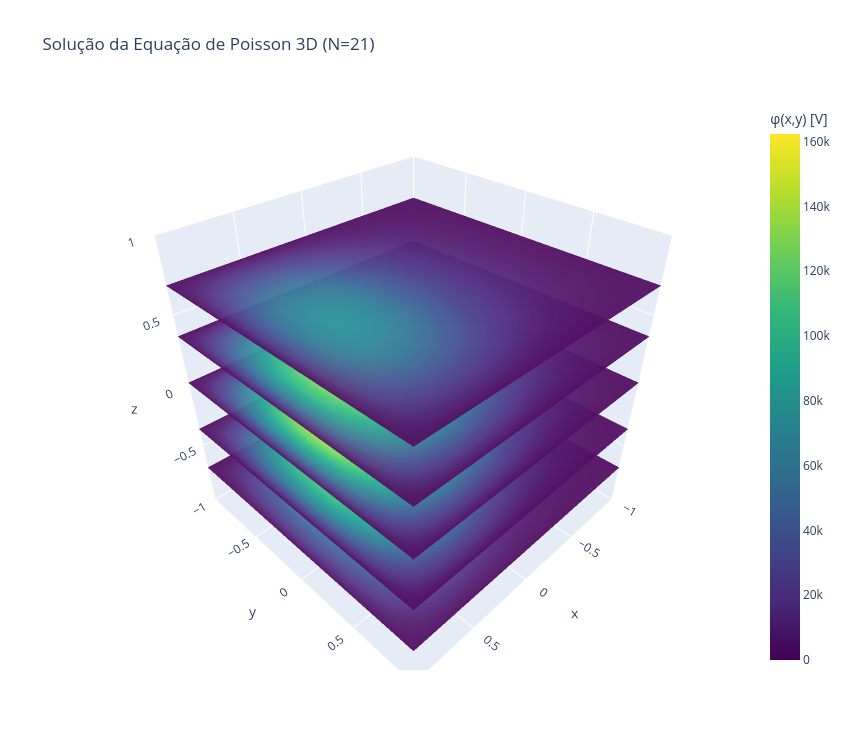

Notebook cell for this chart:
### Code cell
# =============================================================
# Equação de Poisson 3D — Método Espectral Galerkin-colocação
# ∇²u = f(x,y,z),  u = u_bc em ∂Ω
# Domínio: [-1,1]^3
# Densidade de carga: kink suave (softplus) modulado por senos
#   ρ(x,y,z) = A · softplus(k(x - x0)) · sin(πy) · sin(πz)
#   f = -ρ/ε₀
# =============================================================

# -------------------------------------------------------------
# parâmetros e pontos de colocação em cada direção
# -------------------------------------------------------------
N              = 20
xmin, xmax     = -1.0, 1.0
ymin, ymax     = -1.0, 1.0
zmin, zmax     = -1.0, 1.0

j    = np.arange(N + 1)
xi   = np.cos(np.pi * j / N)

x    = 0.5 * (xmin + xmax) + 0.5 * (xmax - xmin) * xi
y    = 0.5 * (ymin + ymax) + 0.5 * (ymax - ymin) * xi
z    = 0.5 * (zmin + zmax) + 0.5 * (zmax - zmin) * xi

Xg, Yg, Zg = np.meshgrid(x, y, z, indexing="ij")

# -------------------------------------------------------------
# matriz de diferenciação espectral em 1D
# -------------------------------------------------------------
c       = np.ones(N + 1)
c[0]    = 2.0
c[-1]   = 2.0
c       = c * ((-1.0) ** j)

Xm      = np.tile(xi, (N + 1, 1)).T
dXm     = Xm - Xm.T
D_ref   = np.outer(c, 1.0 / c) / (dXm + np.eye(N + 1))
D_ref  -= np.diag(D_ref.sum(axis=1))

Dx      = (2.0 / (xmax - xmin)) * D_ref
Dy      = (2.0 / (ymax - ymin)) * D_ref
Dz      = (2.0 / (zmax - zmin)) * D_ref

D2x     = Dx @ Dx
D2y     = Dy @ Dy
D2z     = Dz @ Dz

# -------------------------------------------------------------
# laplaciano 3D
# -------------------------------------------------------------
I       = np.eye(N + 1)
Lap     = (np.kron(np.kron(D2x, I), I)
         + np.kron(np.kron(I, D2y), I)
         + np.kron(np.kron(I, I), D2z))

# -------------------------------------------------------------
# densidade de carga com kink suave e termo fonte
# -------------------------------------------------------------
eps0   = 8.8541878128e-12

# parâmetros da fonte tipo kink
A      = 100.0e-8       # amplitude em C/m³
k      = 30.0           # nitidez do kink (maior = mais abrupto)
x0     = 0.0            # posição da transição em x

# softplus: aproximação suave da função de Heaviside
softplus = lambda s: np.log1p(np.exp(-np.abs(s))) + np.maximum(s, 0.0)
# (fórmula numericamente estável: para s grande, softplus(s) ≈ s;
#  para s pequeno/negativo, softplus(s) ≈ log(1 + e^s))

rho = A * softplus(k * (Xg - x0)) \
        * np.sin(np.pi * (Yg + 1) / 2.0) \
        * np.sin(np.pi * (Zg + 1) / 2.0)

f = -rho / eps0

f_flat = f.ravel(order="F")

# -------------------------------------------------------------
# condições de contorno de Dirichlet homogêneas (u = 0 em ∂Ω)
# -------------------------------------------------------------
A_mat = Lap.copy()
rhs   = f_flat.copy()

mask_bc = np.zeros((N + 1, N + 1, N + 1), dtype=bool)
mask_bc[0, :, :] = True;  mask_bc[-1, :, :] = True
mask_bc[:, 0, :] = True;  mask_bc[:, -1, :] = True
mask_bc[:, :, 0] = True;  mask_bc[:, :, -1] = True
idx_bc = np.where(mask_bc.ravel(order="F"))[0]

A_mat[idx_bc, :]      = 0.0
A_mat[idx_bc, idx_bc] = 1.0
rhs[idx_bc]           = 0.0

# -------------------------------------------------------------
# solução do sistema linear
# -------------------------------------------------------------
u_flat = solve(A_mat, rhs)
u      = u_flat.reshape((N + 1, N + 1, N + 1), order="F")

# -------------------------------------------------------------
# diagnóstico
# -------------------------------------------------------------
residuo = norm((Lap @ u_flat - f_flat)[~mask_bc.ravel(order="F")], ord=np.inf)

print("=" * 55)
print(f"N = {N + 1} por direção  |  Pontos da Malha Numérica = {(N+1)**3}")
print(f"Resíduo interior L∞: {residuo:.3e}")
print(f"Potencial máximo: {u.max():.3e} V")
print(f"Potencial mínimo: {u.min():.3e} V")
print("=" * 55)

# -------------------------------------------------------------
# visualização da solução numérica em cortes centrais
# -------------------------------------------------------------
k_mid = N // 2
fig, axes = plt.subplots(1, 3, figsize=(15, 4.2))

im0 = axes[0].imshow(u[:, :, k_mid].T, origin="lower",
                     extent=[xmin, xmax, ymin, ymax], cmap="viridis")
axes[0].set_title(f"Solução Numérica (z = {z[k_mid]:.2f})")
axes[0].set_xlabel("x"); axes[0].set_ylabel("y")
plt.colorbar(im0, ax=axes[0])

im1 = axes[1].imshow(u[:, k_mid, :].T, origin="lower",
                     extent=[xmin, xmax, zmin, zmax], cmap="viridis")
axes[1].set_title(f"Solução Numérica (y = {y[k_mid]:.2f})")
axes[1].set_xlabel("x"); axes[1].set_ylabel("z")
plt.colorbar(im1, ax=axes[1])

im2 = axes[2].imshow(u[k_mid, :, :].T, origin="lower",
                     extent=[ymin, ymax, zmin, zmax], cmap="viridis")
axes[2].set_title(f"Solução Numérica (x = {x[k_mid]:.2f})")
axes[2].set_xlabel("y"); axes[2].set_ylabel("z")
plt.colorbar(im2, ax=axes[2])

plt.tight_layout(); plt.show()

# -----------------------------------------------------------------------------
# visualização do campo u(x,y,z) com cortes apenas na direção z
# -----------------------------------------------------------------------------

Ng = 60
xg = np.linspace(xmin, xmax, Ng)
yg = np.linspace(ymin, ymax, Ng)
zg = np.linspace(zmin, zmax, Ng)
Xgr, Ygr, Zgr = np.meshgrid(xg, yg, zg, indexing="ij")

interp_u = RegularGridInterpolator((x, y, z), u, method="linear",
                                   bounds_error=False, fill_value=0.0)
Ugrid = interp_u(np.stack([Xgr.ravel(), Ygr.ravel(), Zgr.ravel()], axis=-1)
                 ).reshape(Ng, Ng, Ng)

# níveis de z nos quais queremos ver o potencial no plano xy
z_levels = [-0.7, -0.35, 0.0, 0.35, 0.7]
kz_list  = [int(round((zl - zmin) / (zmax - zmin) * (Ng - 1))) for zl in z_levels]

fig = go.Figure()

for i, kz in enumerate(kz_list):
    fig.add_trace(go.Surface(
        x=Xgr[:, :, kz],
        y=Ygr[:, :, kz],
        z=np.full((Ng, Ng), zg[kz]),
        surfacecolor=Ugrid[:, :, kz],
        colorscale="Viridis",
        cmin=Ugrid.min(), cmax=Ugrid.max(),
        showscale=(i == len(kz_list) - 1),
        colorbar=dict(title="φ(x,y) [V]", x=1.02) if i == len(kz_list) - 1 else None,
        opacity=0.95,
        name=f"z = {zg[kz]:.2f}",
    ))

fig.update_layout(
    title=f"Solução da Equação de Poisson 3D (N={N + 1})",
    scene=dict(
        xaxis_title="x", yaxis_title="y", zaxis_title="z",
        xaxis=dict(range=[xmin, xmax]),
        yaxis=dict(range=[ymin, ymax]),
        zaxis=dict(range=[zmin, zmax]),
        aspectmode="cube",
    ),
    width=850, height=750,
)

fig.show()

# -------------------------------------------------------------
# visualização da densidade de carga com kink
# -------------------------------------------------------------
fig_rho, axes_rho = plt.subplots(1, 3, figsize=(15, 4.2))

im0 = axes_rho[0].imshow(rho[:, :, k_mid].T, origin="lower",
                         extent=[xmin, xmax, ymin, ymax], cmap="inferno")
axes_rho[0].set_title(f"Densidade ρ (z = {z[k_mid]:.2f})")
axes_rho[0].set_xlabel("x"); axes_rho[0].set_ylabel("y")
plt.colorbar(im0, ax=axes_rho[0])

im1 = axes_rho[1].imshow(rho[:, k_mid, :].T, origin="lower",
                         extent=[xmin, xmax, zmin, zmax], cmap="inferno")
axes_rho[1].set_title(f"Densidade ρ (y = {y[k_mid]:.2f})")
axes_rho[1].set_xlabel("x"); axes_rho[1].set_ylabel("z")
plt.colorbar(im1, ax=axes_rho[1])

im2 = axes_rho[2].imshow(rho[k_mid, :, :].T, origin="lower",
                         extent=[ymin, ymax, zmin, zmax], cmap="inferno")
axes_rho[2].set_title(f"Densidade ρ (x = {x[k_mid]:.2f})")
axes_rho[2].set_xlabel("y"); axes_rho[2].set_ylabel("z")
plt.colorbar(im2, ax=axes_rho[2])

plt.tight_layout(); plt.show()

### Figure 1 — Plotly figure (JSON) as saved in the notebook; plotly's stock layout.template omitted (floating-point values rounded to 4 significant figures; data arrays with more than 128 entries replaced by an {"elided": "..."} marker saying what was removed)
{"data": [{"cmax": 162400.0, "cmin": -2.288e-07, "colorscale": [[0, "#440154"], [0.1111, "#482878"], [0.2222, "#3e4989"], [0.3333, "#31688e"], [0.4444, "#26828e"], [0.5556, "#1f9e89"], [0.6667, "#35b779"], [0.7778, "#6ece58"], [0.8889, "#b5de2b"], [1, "#fde725"]], "name": "z = -0.69", "opacity": 0.95, "showscale": false, "surfacecolor": {"elided": "60x60 float values"}, "type": "surface", "x": {"elided": "60x60 float values"}, "y": {"elided": "60x60 float values"}, "z": {"elided": "60x60 float values"}}, {"cmax": 162400.0, "cmin": -2.288e-07, "colorscale": [[0, "#440154"], [0.1111, "#482878"], [0.2222, "#3e4989"], [0.3333, "#31688e"], [0.4444, "#26828e"], [0.5556, "#1f9e89"], [0.6667, "#35b779"], [0.7778, "#6ece58"], [0.8889, "#b5de2b"], [1, "#fde725"]], "name": "z = -0.36", "opacity": 0.95, "showscale": false, "surfacecolor": {"elided": "60x60 float values"}, "type": "surface", "x": {"elided": "60x60 float values"}, "y": {"elided": "60x60 float values"}, "z": {"elided": "60x60 float values"}}, {"cmax": 162400.0, "cmin": -2.288e-07, "colorscale": [[0, "#440154"], [0.1111, "#482878"], [0.2222, "#3e4989"], [0.3333, "#31688e"], [0.4444, "#26828e"], [0.5556, "#1f9e89"], [0.6667, "#35b779"], [0.7778, "#6ece58"], [0.8889, "#b5de2b"], [1, "#fde725"]], "name": "z = 0.02", "opacity": 0.95, "showscale": false, "surfacecolor": {"elided": "60x60 float values"}, "type": "surface", "x": {"elided": "60x60 float values"}, "y": {"elided": "60x60 float values"}, "z": {"elided": "60x60 float values"}}, {"cmax": 162400.0, "cmin": -2.288e-07, "colorscale": [[0, "#440154"], [0.1111, "#482878"], [0.2222, "#3e4989"], [0.3333, "#31688e"], [0.4444, "#26828e"], [0.5556, "#1f9e89"], [0.6667, "#35b779"], [0.7778, "#6ece58"], [0.8889, "#b5de2b"], [1, "#fde725"]], "name": "z = 0.36", "opacity": 0.95, "showscale": false, "surfacecolor": {"elided": "60x60 float values"}, "type": "surface", "x": {"elided": "60x60 float values"}, "y": {"elided": "60x60 float values"}, "z": {"elided": "60x60 float values"}}, {"cmax": 162400.0, "cmin": -2.288e-07, "colorbar": {"title": {"text": "φ(x,y) [V]"}, "x": 1.02}, "colorscale": [[0, "#440154"], [0.1111, "#482878"], [0.2222, "#3e4989"], [0.3333, "#31688e"], [0.4444, "#26828e"], [0.5556, "#1f9e89"], [0.6667, "#35b779"], [0.7778, "#6ece58"], [0.8889, "#b5de2b"], [1, "#fde725"]], "name": "z = 0.69", "opacity": 0.95, "showscale": true, "surfacecolor": {"elided": "60x60 float values"}, "type": "surface", "x": {"elided": "60x60 float values"}, "y": {"elided": "60x60 float values"}, "z": {"elided": "60x60 float values"}}], "layout": {"height": 750, "scene": {"aspectmode": "cube", "xaxis": {"range": [-1, 1], "title": {"text": "x"}}, "yaxis": {"range": [-1, 1], "title": {"text": "y"}}, "zaxis": {"range": [-1, 1], "title": {"text": "z"}}}, "title": {"text": "Solução da Equação de Poisson 3D (N=21)"}, "width": 850}}
